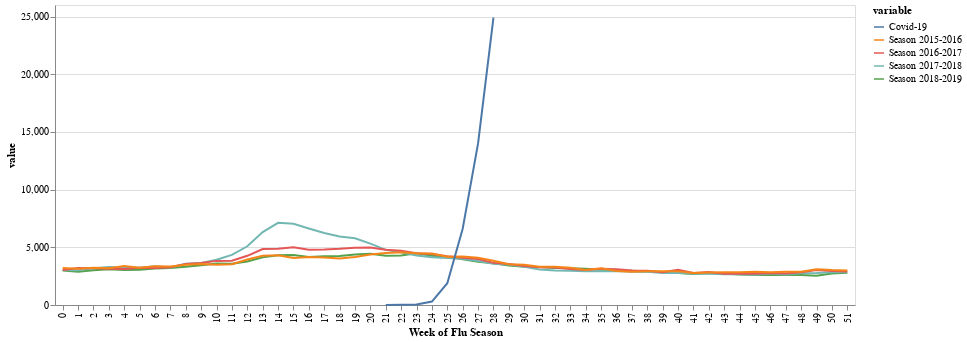

Notebook code cell kept with this figure:
### Code cell
#hide_input
line = alt.Chart(data.reset_index().melt('index')).mark_line().encode(
        x = alt.X('index:N', axis=alt.Axis(title='Week of Flu Season')),
        y = 'value',
        color='variable'
)
line.properties(width=800)

### Figure 1 — Vega-Lite specification as saved in the notebook (floating-point values rounded to 4 significant figures; data arrays with more than 128 entries replaced by an {"elided": "..."} marker saying what was removed)
{"config": {"view": {"continuousWidth": 400, "continuousHeight": 300}}, "data": {"name": "data-c2e579206071d0313288521a9f32a151"}, "mark": "line", "encoding": {"color": {"type": "nominal", "field": "variable"}, "x": {"type": "nominal", "axis": {"title": "Week of Flu Season"}, "field": "index"}, "y": {"type": "quantitative", "field": "value"}}, "width": 800, "$schema": "https://vega.github.io/schema/vega-lite/v4.8.1.json", "datasets": {"data-c2e579206071d0313288521a9f32a151": {"elided": "260 records"}}}
